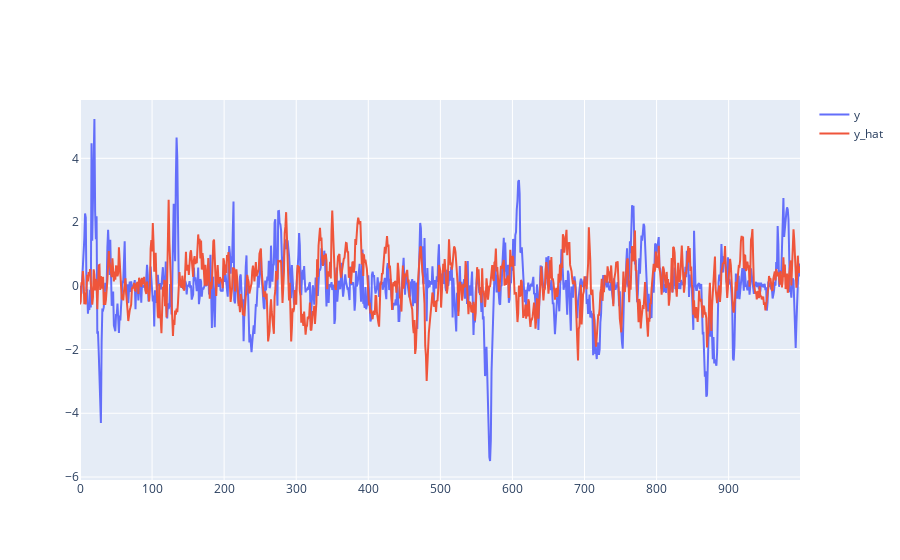

Notebook code cell kept with this figure:
### Code cell
plot_curve_plotly(true=Y_long[n, :, 0].data.cpu().numpy(), pred=Y_hat2_mean[0, :, 0])

### Figure 1 — Plotly figure (JSON) as saved in the notebook; plotly's stock layout.template omitted (floating-point values rounded to 4 significant figures; data arrays with more than 128 entries replaced by an {"elided": "..."} marker saying what was removed)
{"data": [{"mode": "lines", "name": "y", "type": "scatter", "y": {"elided": "1000 float values"}}, {"mode": "lines", "name": "y_hat", "type": "scatter", "y": {"elided": "1000 float values"}}], "layout": {}}
